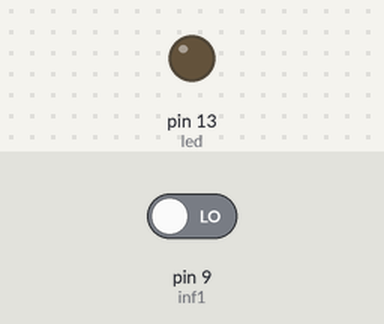
The sketch below on a simulated Arduino Uno, built with avr-gcc and run on an emulated ATmega328P. Shown: output pins drawn as LEDs (lit = HIGH). The test bench sets the inputs (shaded band); at power-on: pin 9 (inf1) LOW. What the sketch prints to the serial monitor is not drawn.

Above: at 2.8 s.
2.9 s: pin 9 (inf1) driven HIGH
At 5.2 s:
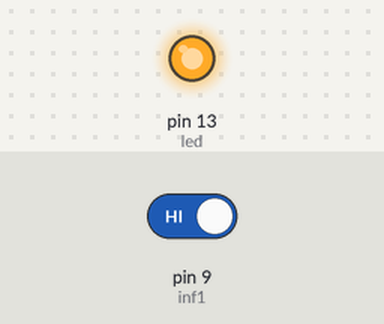
5.5 s: pin 9 (inf1) driven LOW
At 7.5 s:
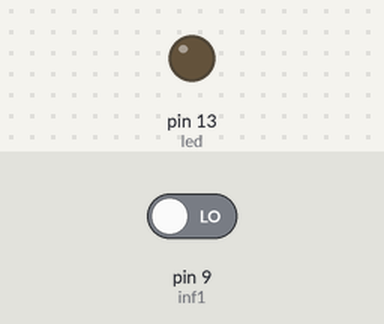
Timing chart, 0 to 9.0 s (numbered marks = the images above; inputs shaded):
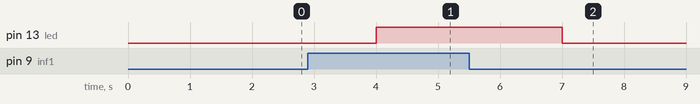

Measured:
- after the input at 2.9 s, pin 13 (led): LOW → HIGH after 1.1 s
- after the input at 5.5 s, pin 13 (led): HIGH → LOW after 1.5 s

The sketch:

smart_car.ino.ino
```cpp
const int inf1 = 9;
//const int inf2 = 11;
int led = 13;
int deg ;
void setup() {
pinMode(inf1,INPUT);
pinMode(led,OUTPUT);
Serial.begin(9600);
}

void loop() {

  deg=digitalRead(inf1);
Serial.println(deg);
Serial.print(" _ ");
//Serial.println(digitalRead(inf2));
delay(1000);
digitalWrite(led,deg);

}
```
